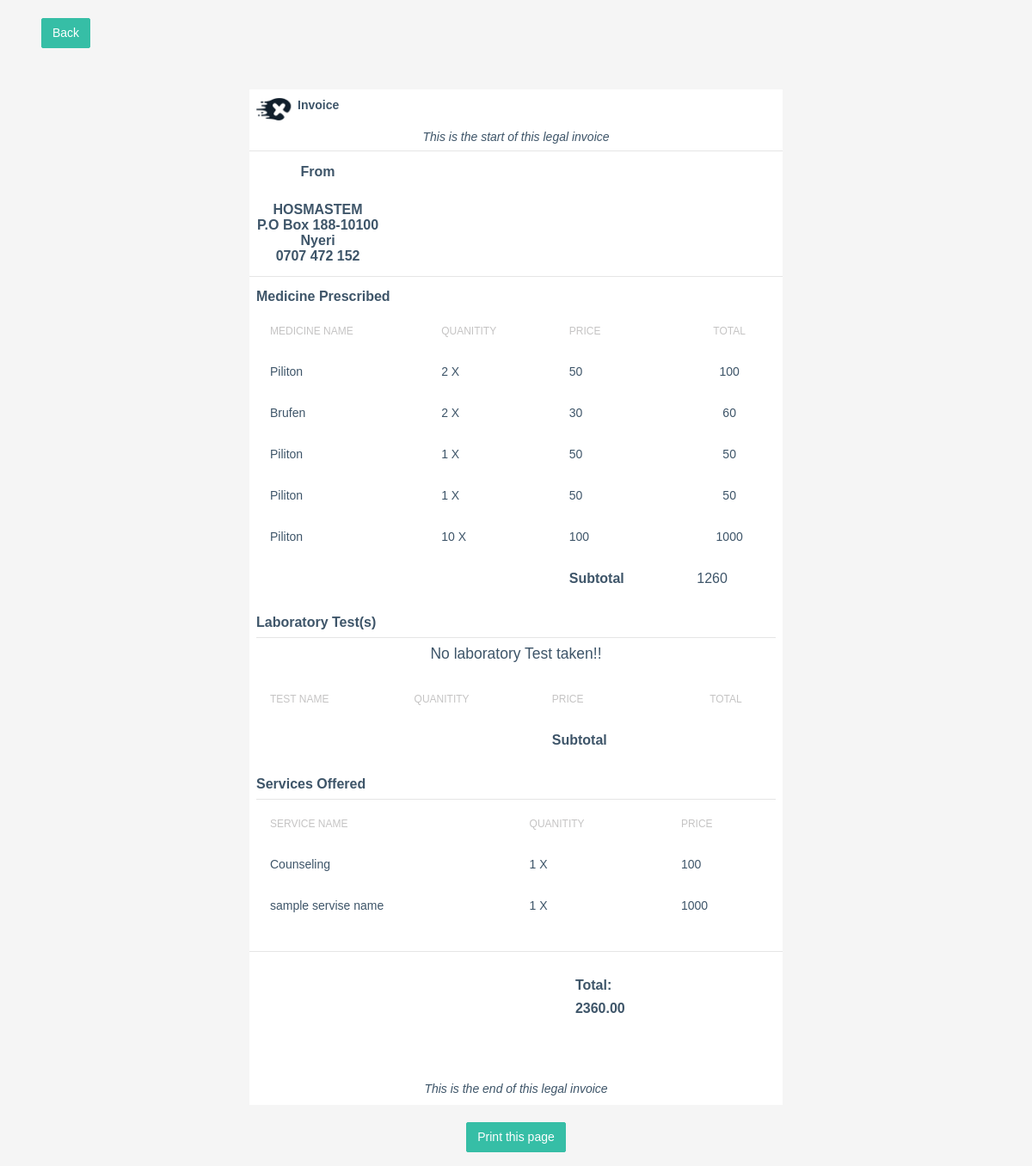
/dashboard/invoice_ind.php?invoice=Invoice No-  3823030, run on the app's committed database.
### tables this page shows
CREATE TABLE `sales_order` (
  `transaction_id` int(10) NOT NULL,
  `invoice` varchar(255) NOT NULL,
  `medicine_name` varchar(255) NOT NULL,
  `qty` varchar(255) NOT NULL,
  `amount` varchar(255) NOT NULL,
  `price` varchar(255) NOT NULL,
  `customer` varchar(50) NOT NULL,
  `admission_status` varchar(255) NOT NULL DEFAULT '0',
  `date` date DEFAULT current_timestamp(),
  `status` varchar(255) NOT NULL DEFAULT '0',
  `patient_no` varchar(200) NOT NULL,
  `medicine_name_id` varchar(100) NOT NULL
);

CREATE TABLE `service_order` (
  `service_id` int(10) NOT NULL,
  `service_name` varchar(255) NOT NULL,
  `description` varchar(255) NOT NULL,
  `patient_no` varchar(100) NOT NULL,
  `price` varchar(100) NOT NULL,
  `status` varchar(200) NOT NULL DEFAULT '0'
);

### dashboard/invoice_ind.php (the view, shortened to what this page needs)
<?php
require "includes/head.php";
if (isset($_GET['invoice'])) {
    $invoice = $_GET['invoice'];
}
?>
    <div align="left" class="px-5 mb-5">
    <br>
        <a href="invoice.php" class="btn btn-success"> Back</a>
    </div>
<body>
<div class="container mt-5 mb-3 ">
    <div class="row d-flex justify-content-center ">
        <div class="col-md-8">
            <div class="card print-container">
                <div class="d-flex flex-row p-2"> <img src="assets/images/logo-icon.png" width="48">
                    <div class="d-flex flex-column"> <span class="font-weight-bold">Invoice</div>
                </div>
                <div align="center">
                    <i>This is the start of this legal invoice</i>
                    </div>
                <hr>
                <div class="table-responsive p-2">
               <table>
               <tr>
                        <td> <div align="center" class="align-items-center">
                            <h5>From</h5>
                            <br>
                            <b>HOSMASTEM</b>  <br>
                                <b>P.O Box 188-10100</b> <br>
                                <b>Nyeri</b><br>
                                <b>0707 472 152</b><br>
                            </div>
                        </td>
                        <td width="300px"></td>
               </tr>
               </table>
                </div>
                <hr>
                <div class="products p-2">
                <h5>Medicine Prescribed</h5>
                    <table class="table table-borderless">
                        <tbody>
                            <tr class="add">
                                <td>Medicine Name</td>
                                <td>Quanitity</td>
                                <td>Price</td>
                                <td class="text-center">Total</td>
                            </tr>
                            <?php
                                                        require "includes/conn.php";
                                                        $sql ="SELECT SUM(amount) as 'amount' FROM sales_order  WHERE invoice ='$invoice' ";
                                                        $res = mysqli_query($conn,$sql);
                                                        $data = mysqli_fetch_array($res);
                                                        $sql ="SELECT * FROM sales_order WHERE invoice = '$invoice'";
                                                        $res = mysqli_query($conn,$sql);
                                                        if ($res == TRUE) {
                                                            $count = mysqli_num_rows($res);
                                                            if($count > 0){
                                                                while ($rows=mysqli_fetch_assoc($res)) {
                                                                    $invoice =$rows['invoice'];
                                                                    $price =$rows['price'];
                                                                    $qty =$rows['qty'];
                                                                    $medicine_name =$rows['medicine_name'];
                                                                    $medicine_subtotal_price = $qty * $price;
                                                               ?>
                            <tr class="content">
                                <td><?php echo $medicine_name;?></td>
                                <td>
                                <?php echo $qty;?> X</td>
                                <td><?php echo $price;?></td>
                                <td class="text-center">
                                <?php echo $medicine_subtotal_price;?>
                               </td>
                               </tr>
                            <?php
										}
									}
								}
							?>
                            <td></td>
                            <td></td>
                            <td><b>Subtotal</b></td>
                            <td> <?php echo $data['amount'];?>    </td>
                        </tbody>
                    </table>
<h5>Laboratory Test(s)</h5>
                    <hr>
 <table class="table table-borderless">
                    <tbody>
                            <tr class="add">
                                <td>Test Name</td>
                                <td>Quanitity</td>
                                <td>Price</td>
                                <td class="text-center">Total</td>
                            </tr>
                            <?php
                                                        require "includes/conn.php";
                                                        $sql ="SELECT SUM(price) as 'price' FROM lab_results  WHERE patient_no ='$invoice'  ";
                                                        $res = mysqli_query($conn,$sql);
                                                        $data2 = mysqli_fetch_array($res);
                                                        $sql ="SELECT * FROM lab_results WHERE patient_no = '$invoice'";
                                                        $res = mysqli_query($conn,$sql);
                                                        if ($res == TRUE) {
                                                            $count = mysqli_num_rows($res);
                                                            if($count > 0){
                                                                while ($rows=mysqli_fetch_assoc($res)) {
                                                                    $price =$rows['price'];
                                                                    $test_name =$rows['test_name'];
                                                               ?>
                            <tr class="content">
                                <td><?php echo $test_name;?></td>
                                <td>
                                <?php echo $price;?> X</td>
                                <td><?php echo $price;?></td>
                                <td class="text-center">
                                <?php echo $medicine_subtotal_price;?>
                               </td>
                               </tr>
                            </tr>
                            <?php
										}
									}else {
                                        ?>
                                        <p align="center" class="lead">No laboratory Test taken!!</p>
                                        <?php
                                    }
								}
							?>
                            <td></td>
                            <td></td>
                            <td><b>Subtotal</b></td>
                            <td> <?php
                            ?>    </td>
                        </tbody>
                    </table>
                    <h5>Services Offered</h5>
                    <hr>
                    <table class="table table-borderless">
                        <tbody>
                        <tr class="add">
                                <td>Service Name</td>
                                <td>Quanitity</td>
                                <td>Price</td>
                            </tr>
                            <?php
                                                        require "includes/conn.php";
                                                        $sql ="SELECT SUM(price) as 'price' FROM service_order  WHERE patient_no ='$invoice'  ";
                                                        $res = mysqli_query($conn,$sql);
                                                        $data3 = mysqli_fetch_array($res);
                                                        $sql ="SELECT * FROM service_order WHERE patient_no = '$invoice'";
                                                        $res = mysqli_query($conn,$sql);
                                                        if ($res == TRUE) {
                                                            $count = mysqli_num_rows($res);
                                                            if($count > 0){
                                                                while ($rows=mysqli_fetch_assoc($res)) {
                                                                    $service_name =$rows['service_name'];
                                                                    $price =$rows['price'];
                                                               ?>
                            <tr class="content">
                                <td><?php echo $service_name?></td>
                                <td>
                                1 X</td>
                                <td><?php echo $price;?></td>
                            </tr>
                            <?php
										}
									}
								}
							?>
                        </tbody>
                    </table>
                </div>
                <hr>
                <div class="products p-2">
                    <table class="table table-borderless">
                        <tbody>
                                <?php
                                $Total = $data2['price'] + $data3['price'] + $data['amount'];
                                ?>
                               <tr>
                               <td></td>
                                <td> </td>
                                <td> </td>
                                <td> </td>
                                    <td>
                                    <h5>Total:</h5>
                                <h5><?php echo $Total;?>.00</h5> <br>
                                </td>
                               </tr>
                        </tbody>
                    </table>
                </div>
                <div class="address p-2">
                    <div align="center">
                    <i>This is the end of this legal invoice</i>
                    </div>
                </div>
            </div>
        </div>
    </div>
    <div align="center">
    <button class="btn btn-success" onclick="window.print()">Print this page</button>
                    </div>
</div>
</body>
</html>

### dashboard/invoice_ind.php (style rules this page uses)
body { font-family: 'Maven Pro', sans-serif; background-color: #f5f5f5; }
hr { color: #0000004f; margin-top: 5px; margin-bottom: 5px }
.add td { color: #c5c4c4; text-transform: uppercase; font-size: 12px }
.content { font-size: 14px }

### data on the page
sales_order: medicine_name "Piliton", qty "2", price "50", medicine_subtotal_price "100"
sales_order: medicine_name "Brufen", qty "2", price "30", medicine_subtotal_price "60"
sales_order: medicine_name "Piliton", qty "1", price "50"
sales_order: medicine_name "Piliton", qty "1", price "50"
sales_order: medicine_name "Piliton", qty "10", price "100", medicine_subtotal_price "1000"
service_order: service_name "Counseling", price "100"
service_order: service_name "sample servise name", price "1000"

### other printed values
$data['amount'] "1260"
$Total "2360"
